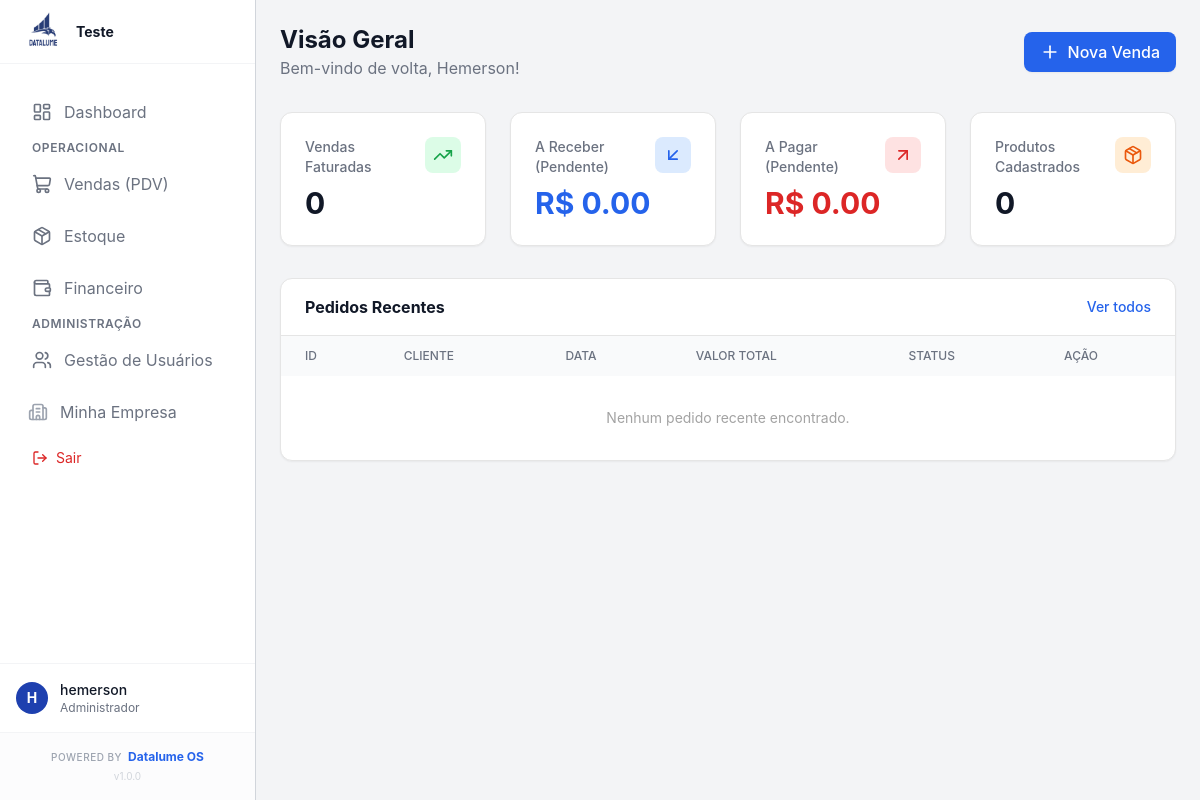
/ (signed in), run on the app's committed database.
### core/models.py (models this page shows, shortened)
class User(AbstractUser):
    ROLE_CHOICES = (
        ('ADMIN', 'Administrador (P-01)'),
        ('MANAGER', 'Gestor (P-02)'),
        ('OPERATOR', 'Operador (P-03)'),
    )
    role = models.CharField(max_length=20, choices=ROLE_CHOICES, default='OPERATOR')
    company = models.ForeignKey(Company, on_delete=models.CASCADE, null=True, blank=True, related_name='users')

class Company(models.Model):
    razao_social = models.CharField(max_length=255, verbose_name="Razão Social")
    nome_fantasia = models.CharField(max_length=255, verbose_name="Nome Fantasia")
    cnpj = models.CharField(max_length=18, unique=True, verbose_name="CNPJ")
    inscricao_estadual = models.CharField(max_length=50, blank=True)
    inscricao_municipal = models.CharField(max_length=50, blank=True)
    logradouro = models.CharField(max_length=255)
    numero = models.CharField(max_length=20, verbose_name="Número")
    complemento = models.CharField(max_length=100, blank=True)
    bairro = models.CharField(max_length=100)
    cidade = models.CharField(max_length=100)
    estado = models.CharField(max_length=2)
    logo = models.ImageField(upload_to='company_logos/', blank=True, null=True)
    created_at = models.DateTimeField(auto_now_add=True)

### core/views.py (the view)
# urls.py: path('', views.dashboard, name='dashboard'),
@login_required(login_url='/admin/login/')
def dashboard(request):
    if not request.user.company:
        return render(request, 'core/no_company.html')  # Opcional: criar tela de aviso
    company = request.user.company
    total_vendas = Order.objects.filter(company=company, status='INVOICED').count()
    total_produtos = Product.objects.filter(company=company).count()
    receber_pendente = AccountReceivable.objects.filter(company=company, status='PENDING').aggregate(Sum('amount'))['amount__sum'] or 0
    pagar_pendente = AccountPayable.objects.filter(company=company, status='PENDING').aggregate(Sum('amount'))['amount__sum'] or 0
    ultimos_pedidos = Order.objects.filter(company=company).order_by('-created_at')[:5]
    context = {
        'total_vendas': total_vendas,
        'total_produtos': total_produtos,
        'receber_pendente': receber_pendente,
        'pagar_pendente': pagar_pendente,
        'ultimos_pedidos': ultimos_pedidos,
    }
    return render(request, 'core/dashboard.html', context)

### templates/core/dashboard.html
{% extends 'base.html' %}
{% block content %}
<div class="mb-8 flex justify-between items-center">
    <div>
        <h1 class="text-2xl font-bold text-neutral-900">Visão Geral</h1>
        <p class="text-neutral-500">Bem-vindo de volta, {{ user.first_name|default:user.username }}!</p>
    </div>
    <a href="{% url 'order_create' %}"
       class="inline-flex items-center bg-primary-600 hover:bg-primary-800 text-white px-4 py-2 rounded-lg transition-colors shadow-sm font-medium gap-2 no-underline">
        <i data-lucide="plus" class="w-5 h-5"></i>
        <span>Nova Venda</span>
    </a>
</div>
<div class="grid grid-cols-1 md:grid-cols-2 lg:grid-cols-4 gap-6 mb-8">
    <div class="bg-white p-6 rounded-xl shadow-sm border border-neutral-200">
        <div class="flex justify-between items-start">
            <div>
                <p class="text-sm font-medium text-neutral-500">Vendas Faturadas</p>
                <h3 class="text-3xl font-bold text-neutral-900 mt-2">{{ total_vendas }}</h3>
            </div>
            <div class="p-2 bg-green-100 rounded-lg text-green-600">
                <i data-lucide="trending-up" class="w-5 h-5"></i>
            </div>
        </div>
    </div>
    <div class="bg-white p-6 rounded-xl shadow-sm border border-neutral-200">
        <div class="flex justify-between items-start">
            <div>
                <p class="text-sm font-medium text-neutral-500">A Receber (Pendente)</p>
                <h3 class="text-3xl font-bold text-primary-600 mt-2">R$ {{ receber_pendente|floatformat:2 }}</h3>
            </div>
            <div class="p-2 bg-primary-100 rounded-lg text-primary-600">
                <i data-lucide="arrow-down-left" class="w-5 h-5"></i>
            </div>
        </div>
    </div>
    <div class="bg-white p-6 rounded-xl shadow-sm border border-neutral-200">
        <div class="flex justify-between items-start">
            <div>
                <p class="text-sm font-medium text-neutral-500">A Pagar (Pendente)</p>
                <h3 class="text-3xl font-bold text-red-600 mt-2">R$ {{ pagar_pendente|floatformat:2 }}</h3>
            </div>
            <div class="p-2 bg-red-100 rounded-lg text-red-600">
                <i data-lucide="arrow-up-right" class="w-5 h-5"></i>
            </div>
        </div>
    </div>
    <div class="bg-white p-6 rounded-xl shadow-sm border border-neutral-200">
        <div class="flex justify-between items-start">
            <div>
                <p class="text-sm font-medium text-neutral-500">Produtos Cadastrados</p>
                <h3 class="text-3xl font-bold text-neutral-900 mt-2">{{ total_produtos }}</h3>
            </div>
            <div class="p-2 bg-orange-100 rounded-lg text-orange-600">
                <i data-lucide="package" class="w-5 h-5"></i>
            </div>
        </div>
    </div>
</div>
<div class="bg-white rounded-xl shadow-sm border border-neutral-200 overflow-hidden">
    <div class="px-6 py-4 border-b border-neutral-200 flex justify-between items-center">
        <h2 class="font-bold text-neutral-900">Pedidos Recentes</h2>
        <a href="#" class="text-sm text-primary-600 hover:text-primary-800 font-medium">Ver todos</a>
    </div>
    <div class="overflow-x-auto">
        <table class="w-full text-left text-sm text-neutral-500">
            <thead class="bg-neutral-50 text-xs uppercase text-neutral-500">
                <tr>
                    <th class="px-6 py-3 font-medium">ID</th>
                    <th class="px-6 py-3 font-medium">Cliente</th>
                    <th class="px-6 py-3 font-medium">Data</th>
                    <th class="px-6 py-3 font-medium">Valor Total</th>
                    <th class="px-6 py-3 font-medium">Status</th>
                    <th class="px-6 py-3 font-medium">Ação</th>
                </tr>
            </thead>
            <tbody class="divide-y divide-neutral-200">
                {% for order in ultimos_pedidos %}
                <tr class="hover:bg-neutral-50 transition-colors">
                    <td class="px-6 py-4 font-medium text-neutral-900">#{{ order.id }}</td>
                    <td class="px-6 py-4">{{ order.client_name }}</td>
                    <td class="px-6 py-4">{{ order.created_at|date:"d/m/Y" }}</td>
                    <td class="px-6 py-4 font-medium">R$ {{ order.calculate_total|floatformat:2 }}</td>
                    <td class="px-6 py-4">
                        {% if order.status == 'INVOICED' %}
                            <span class="bg-green-100 text-green-800 text-xs px-2 py-1 rounded-full font-medium">Faturado</span>
                        {% elif order.status == 'BUDGET' %}
                            <span class="bg-yellow-100 text-yellow-800 text-xs px-2 py-1 rounded-full font-medium">Orçamento</span>
                        {% else %}
                            <span class="bg-gray-100 text-gray-800 text-xs px-2 py-1 rounded-full font-medium">{{ order.get_status_display }}</span>
                        {% endif %}
                    </td>
                    <td class="px-6 py-4">
                        <a href="#" class="text-primary-600 hover:text-primary-800 font-medium">Detalhes</a>
                    </td>
                </tr>
                {% empty %}
                <tr>
                    <td colspan="6" class="px-6 py-8 text-center text-neutral-400">
                        Nenhum pedido recente encontrado.
                    </td>
                </tr>
                {% endfor %}
            </tbody>
        </table>
    </div>
</div>
{% endblock %}

### templates/base.html (shortened to what this page needs)
{% load static %}
<!DOCTYPE html>
<html lang="pt-br">
<head>
    <script src="https://cdn.tailwindcss.com"></script>
</head>
<body class="bg-neutral-100 text-neutral-900 h-screen flex overflow-hidden">
    <aside class="w-64 bg-white border-r border-neutral-300 flex flex-col hidden md:flex">
        <div class="flex items-center h-16 flex-shrink-0 px-6 bg-white border-b border-neutral-100">
            {% if user.company and user.company.logo %}
                <div class="flex items-center gap-3 w-full">
                    <img src="{{ user.company.logo.url }}"
                         alt="{{ user.company.nome_fantasia }}"
                         class="h-10 w-auto max-w-[120px] object-contain">
                    <div class="flex flex-col">
                         <span class="text-gray-900 font-bold text-sm leading-tight truncate w-32 hidden md:block">
                            {{ user.company.nome_fantasia }}
                        </span>
                    </div>
                </div>
            {% endif %}
        </div>
        <nav class="flex-1 px-4 py-6 space-y-1">
            <a href="{% url 'dashboard' %}" class="flex items-center px-4 py-3 text-neutral-500 hover:bg-primary-100 hover:text-primary-800 rounded-lg transition-colors group">
                <i data-lucide="layout-dashboard" class="w-5 h-5 mr-3"></i>
                Dashboard
            </a>
            <p class="px-4 mt-6 mb-2 text-xs font-semibold text-neutral-500 uppercase tracking-wider">Operacional</p>
            <a href="#" class="flex items-center px-4 py-3 text-neutral-500 hover:bg-primary-100 hover:text-primary-800 rounded-lg transition-colors">
                <i data-lucide="shopping-cart" class="w-5 h-5 mr-3"></i>
                Vendas (PDV)
            </a>
            <a href="#" class="flex items-center px-4 py-3 text-neutral-500 hover:bg-primary-100 hover:text-primary-800 rounded-lg transition-colors">
                <i data-lucide="package" class="w-5 h-5 mr-3"></i>
                Estoque
            </a>
            <a href="#" class="flex items-center px-4 py-3 text-neutral-500 hover:bg-primary-100 hover:text-primary-800 rounded-lg transition-colors">
                <i data-lucide="wallet" class="w-5 h-5 mr-3"></i>
                Financeiro
            </a>
            {% if user.role == 'ADMIN' %}
                <p class="px-4 mt-6 mb-2 text-xs font-semibold text-neutral-500 uppercase tracking-wider">Administração</p>
                <a href="{% url 'user_list' %}" class="flex items-center px-4 py-3 text-neutral-500 hover:bg-primary-100 hover:text-primary-800 rounded-lg transition-colors">
                    <i data-lucide="users" class="w-5 h-5 mr-3"></i>
                    Gestão de Usuários
                </a>
                <a href="{% url 'company_settings' %}"
                   class="flex items-center px-4 py-3 text-neutral-500 hover:bg-primary-100 hover:text-primary-800 rounded-lg transition-colors">
                    <i data-lucide="building-2"
                       class="flex-shrink-0 -ml-1 mr-3 h-5 w-5
                              {% if request.resolver_match.url_name == 'company_settings' %}text-primary-600{% else %}text-gray-400 group-hover:text-gray-500{% endif %}">
                    </i>
                    <span class="truncate">Minha Empresa</span>
                </a>
            {% endif %}
            <a href="{% url 'logout' %}" class="flex items-center px-4 py-2 text-red-600 hover:bg-red-50 rounded-lg text-sm mt-2">
                <i data-lucide="log-out" class="w-4 h-4 mr-2"></i>
                Sair
            </a>
        </nav>
        <div class="p-4 border-t border-neutral-100">
            <div class="flex items-center">
                <div class="w-8 h-8 rounded-full bg-primary-800 text-white flex items-center justify-center text-sm font-bold">
                    {{ user.username|slice:":1"|upper }}
                </div>
                <div class="ml-3">
                    <p class="text-sm font-medium text-neutral-900">{{ user.username }}</p>
                    <p class="text-xs text-neutral-500">
                        {% if user.role == 'ADMIN' %}Administrador{% else %}Colaborador{% endif %}
                    </p>
                </div>
            </div>
        </div>
        <div class="p-4 border-t border-gray-100 bg-gray-50/50">
            <a href="#" class="flex items-center justify-center gap-1.5 group">
                <span class="text-[10px] uppercase tracking-wider text-gray-400 font-medium group-hover:text-gray-500 transition-colors">
                    Powered by
                </span>
                <span class="text-xs font-bold text-primary-600 group-hover:text-primary-700 transition-colors">
                    Datalume OS
                </span>
            </a>
            <p class="text-[10px] text-center text-gray-300 mt-1">v1.0.0</p>
        </div>
    </aside>
    <div class="flex-1 flex flex-col overflow-hidden">
        <main class="flex-1 overflow-x-hidden overflow-y-auto bg-neutral-100 p-6">
            {% block content %}
            {% endblock %}
        </main>
    </div>
</body>
</html>

### templates/base.html (style rules this page uses)
body { font-family: 'Inter', sans-serif; }

### data on the page
User: company.logo (picture), company.nome_fantasia "Teste", username "H", username "hemerson", first_name "Hemerson"

### other printed values
{{ total_vendas }} "0"
{{ receber_pendente|floatformat:2 }} "0.00"
{{ pagar_pendente|floatformat:2 }} "0.00"
{{ total_produtos }} "0"
